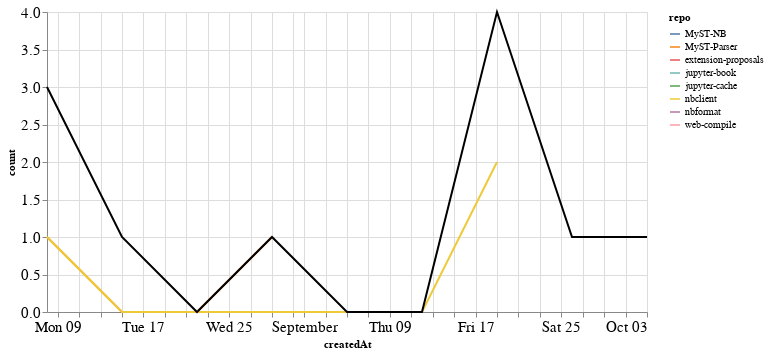

The cell this chart's notebook holds for it:
### Markdown cell above
### PRs

### Code cell
prs_time = prs.groupby('repo').resample('W', on='createdAt').count()['author'].reset_index()
prs_time = prs_time.rename(columns={'author': 'count'})
prs_time_total = prs_time.groupby('createdAt').agg({"count": "sum"}).reset_index()

ch1 = alt.Chart(prs_time, width=600).mark_line().encode(
    x='createdAt',
    y='count',
    color='repo',
    tooltip="repo"
)

ch2 = alt.Chart(prs_time_total, width=600).mark_line(color="black").encode(
    x='createdAt',
    y='count',
)

ch1 + ch2

### Figure 1 — Vega-Lite specification as saved in the notebook (floating-point values rounded to 4 significant figures)
{"config": {"axisLeft": {"labelFontSize": 15}, "axisBottom": {"labelFontSize": 15}}, "layer": [{"data": {"name": "data-c63fd827b0b51834de0f462bd2531003"}, "mark": "line", "encoding": {"color": {"type": "nominal", "field": "repo"}, "tooltip": {"type": "nominal", "field": "repo"}, "x": {"type": "temporal", "field": "createdAt"}, "y": {"type": "quantitative", "field": "count"}}, "width": 600}, {"data": {"name": "data-bc12e12dbaa25adfbc4af4c01881c78f"}, "mark": {"type": "line", "color": "black"}, "encoding": {"x": {"type": "temporal", "field": "createdAt"}, "y": {"type": "quantitative", "field": "count"}}, "width": 600}], "$schema": "https://vega.github.io/schema/vega-lite/v4.8.1.json", "datasets": {"data-c63fd827b0b51834de0f462bd2531003": [{"repo": "MyST-NB", "createdAt": "2021-10-03T00:00:00", "count": 1}, {"repo": "MyST-Parser", "createdAt": "2021-08-08T00:00:00", "count": 1}, {"repo": "MyST-Parser", "createdAt": "2021-08-15T00:00:00", "count": 0}, {"repo": "MyST-Parser", "createdAt": "2021-08-22T00:00:00", "count": 0}, {"repo": "MyST-Parser", "createdAt": "2021-08-29T00:00:00", "count": 1}, {"repo": "extension-proposals", "createdAt": "2021-09-19T00:00:00", "count": 1}, {"repo": "jupyter-book", "createdAt": "2021-08-15T00:00:00", "count": 1}, {"repo": "jupyter-cache", "createdAt": "2021-08-08T00:00:00", "count": 1}, {"repo": "nbclient", "createdAt": "2021-08-08T00:00:00", "count": 1}, {"repo": "nbclient", "createdAt": "2021-08-15T00:00:00", "count": 0}, {"repo": "nbclient", "createdAt": "2021-08-22T00:00:00", "count": 0}, {"repo": "nbclient", "createdAt": "2021-08-29T00:00:00", "count": 0}, {"repo": "nbclient", "createdAt": "2021-09-05T00:00:00", "count": 0}, {"repo": "nbclient", "createdAt": "2021-09-12T00:00:00", "count": 0}, {"repo": "nbclient", "createdAt": "2021-09-19T00:00:00", "count": 2}, {"repo": "nbformat", "createdAt": "2021-09-19T00:00:00", "count": 1}, {"repo": "web-compile", "createdAt": "2021-09-26T00:00:00", "count": 1}], "data-bc12e12dbaa25adfbc4af4c01881c78f": [{"createdAt": "2021-08-08T00:00:00", "count": 3}, {"createdAt": "2021-08-15T00:00:00", "count": 1}, {"createdAt": "2021-08-22T00:00:00", "count": 0}, {"createdAt": "2021-08-29T00:00:00", "count": 1}, {"createdAt": "2021-09-05T00:00:00", "count": 0}, {"createdAt": "2021-09-12T00:00:00", "count": 0}, {"createdAt": "2021-09-19T00:00:00", "count": 4}, {"createdAt": "2021-09-26T00:00:00", "count": 1}, {"createdAt": "2021-10-03T00:00:00", "count": 1}]}}
